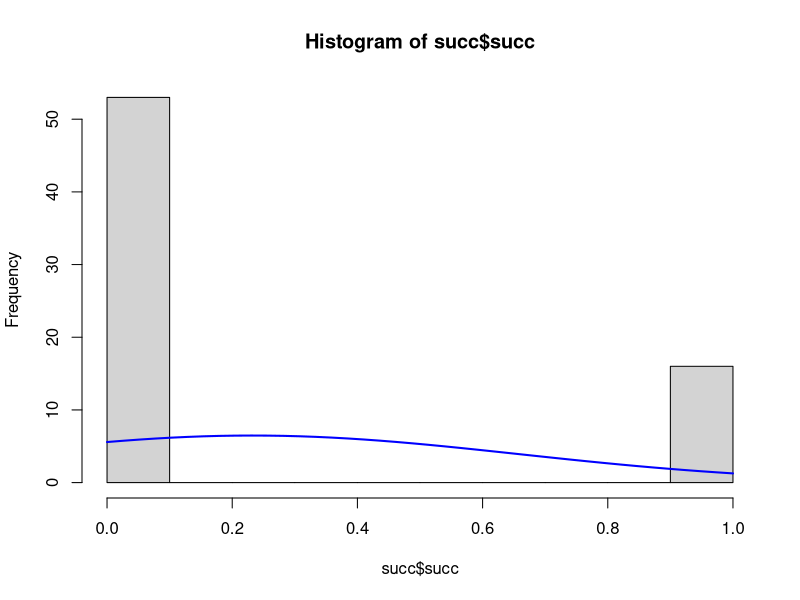
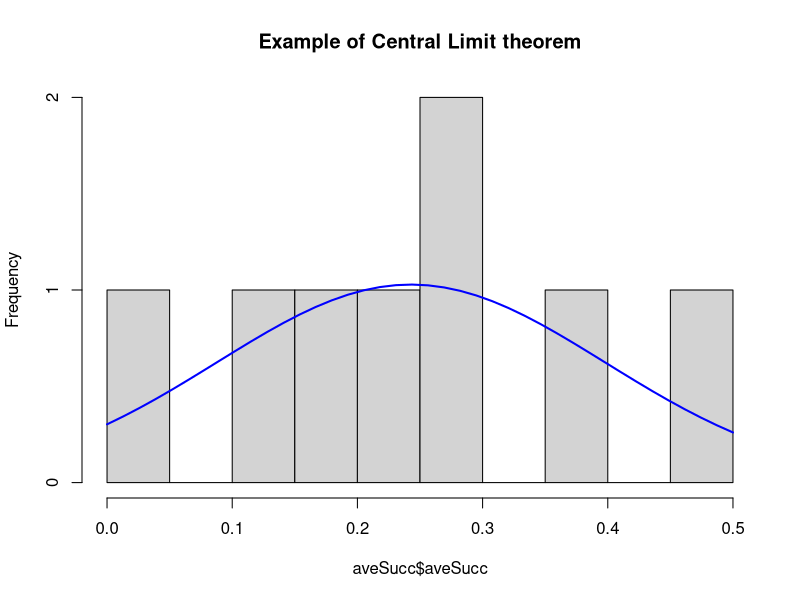

Recreate these plots in R, in order. (Note: this script raises an error after producing the figures.)
#PART A
#1. Read file Succ
setwd("~/Documents/courses/stats/Ex_3")

succ <- read.csv("succ.csv")
str(succ)

#2. Make a histogram and then display normal curve base on instruction
h <- hist(succ$succ, breaks=10)

#adding norm curve
xfit <- seq(min(succ$succ),max(succ$succ),length=40)
yfit <- dnorm(xfit,mean=mean(succ$succ),sd=sd(succ$succ))
yfit <- yfit*diff(h$mids[1:2])*length(succ$succ)
lines(xfit,yfit, col='blue', lwd=2)

#3. Save average of succ per year into new frame
aveSucc <- aggregate(succ$succ, list(succ$year), mean)
colnames(aveSucc) <- c('year', 'aveSucc')
View(aveSucc)

aveH <- hist(aveSucc$aveSucc, breaks=10, main = 'Example of Central Limit theorem')
xfit <- seq(min(aveSucc$aveSucc),max(aveSucc$aveSucc),length=40)
yfit <- dnorm(xfit,mean=mean(aveSucc$aveSucc),sd=sd(aveSucc$aveSucc))
yfit <- yfit*diff(aveH$mids[1:2])*length(aveSucc$aveSucc)
lines(xfit,yfit, col='blue', lwd=2)

#it looks like distribution of means and it is normal

#PART B
#1. Generate matrix 30 with normal distribution p = 0.2  (Bin(1;0.2))
binom <- rbinom(900, 1, 0.2)
dim(binom) <- c(30,30)
binom <- as.data.frame(binom)
View(binom)

#2 calculate mean of each col
means <- sapply(binom,mean,na.rm=TRUE)
#means are arount 0.2
stdevs <- sapply(binom,sd,na.rm=TRUE)

#3 st deviation of the means

sdOfMeans <- sd(means)
sdOfMeans

#st deviation from columns
sdOfMeans2 <- stdevs/sqrt(30)
sdOfMeans2

#4 Calculate exact standad error
sdExact <- sqrt(1*0.2*(1-0.2))
errorExact <- sdExact/sqrt(30)
errorExact

#5 New data generation from normal distribution
Normal <- rnorm(900, 5, 3)
dim(Normal) <- c(30,30)
Normal <- as.data.frame(Normal)
View(Normal)

#calculations
Normal.means <- sapply(Normal,mean,na.rm=TRUE)
Normal.means
#means are arount 5
Normal.stdevs <- sapply(Normal,sd,na.rm=TRUE)
Normal.stdevs

#st deviation of the means

Normal.sdOfMeans <- sd(Normal.means)
Normal.sdOfMeans

#st deviation from columns
Normal.sdOfMeans2 <- Normal.stdevs/sqrt(30)
Normal.sdOfMeans2

#6 rename to norm
norm <- Normal

#7 Make a correlation matrix for 10 variables
norm10 <- norm[,1:10]

norm.corr <- cor(norm10, y = NULL, use = "everything", method = "pearson")
norm.corr

rcorr(as.matrix(norm10), type="pearson")

#PART C
#1 Read in file
rm(list=ls())
tits <- read.csv("tits.csv")
str(tits)
boxplot(tits$wei~tits$SPE, xlab='Species', ylab='Weight')
boxplot(tits$egg~tits$SPE, xlab='Species', ylab='EggWeigh')

#2 Use summary comand
summary(tits)

#3 Use apply
apply(tits[,2:3], 2, FUN=mean, na.rm=TRUE)

#4 Calculating stadrad errors
#first make subset
TX <- subset(tits, SPE=='TX')
View(TX)
BM <- subset(tits, SPE=='BM')
Vies(BM)

#get all the means and Standard errors
mean.wei.TX <-(mean(TX$wei, na.rm=TRUE))
mean.wei.BM <-(mean(BM$wei, na.rm=TRUE))

mean.egg.TX <-(mean(TX$egg, na.rm=TRUE))
mean.egg.BM <-(mean(BM$egg, na.rm=TRUE))

se.wei.TX <-(sd(TX$wei, na.rm=TRUE))/(sqrt(length(na.omit(TX$wei))))
se.wei.BM <-(sd(BM$wei, na.rm=TRUE))/(sqrt(length(na.omit(BM$wei))))

se.egg.TX <-(sd(TX$egg, na.rm=TRUE))/(sqrt(length(na.omit(TX$egg))))
se.egg.BM <-(sd(BM$egg, na.rm=TRUE))/(sqrt(length(na.omit(BM$egg))))

#bind into vector
se.wei <- cbind(se.wei.TX, se.wei.BM)
se.egg <- cbind(se.egg.TX, se.egg.BM)
mean.wei <- cbind(mean.wei.TX, mean.wei.BM)
mean.egg <- cbind(mean.egg.TX, mean.egg.BM)

#build the plot for egg
library(Hmisc)
x <- c(1:2)
plot(x, mean.egg, type='b', lty=0, xlim=c(0.5, 2.5),
     xlab="Species", ylim=c(0, 14), ylab="Eggs", axes=FALSE)
axis(1, at=c(0.5, 1, 2, 2.5), labels=c("","Great tit", "Blue tit",  ""))

axis(2, at=seq(0, 14, 2))

errbar(x, mean.egg, mean.egg + se.egg, mean.egg - se.egg, add=TRUE)

#build the err plot for weight
plot(x, mean.wei, type='b', lty=0, xlim=c(0.5, 2.5),
     xlab="Species", ylim=c(10, 20), ylab="Weght", axes=FALSE)
axis(1, at=c(0.5, 1, 2, 2.5), labels=c("","Great tit", "Blue tit",  ""))

axis(2, at=seq(10, 20, 2))

errbar(x, mean.wei, mean.wei + se.wei, mean.wei - se.wei, add=TRUE)

#PART D
rm(list=ls())
setwd("~/Documents/courses/stats/Ex_3")
#1 open file forest
forest <- read.csv("forest.csv",header = TRUE, sep=';', row.names = NULL)
str(forest)
View(forest)

#2 build boxplots for different species grouped by study site
boxplot(forest$oak~forest$site, xlab="Site", ylab="Oak")

boxplot(forest$ald~forest$site, xlab="Site", ylab="Ald")

#3 descriptive statistics
summary(forest)

#4 make error bar
av.forest <- aggregate(forest, by=list(forest$site), FUN=mean, na.rm=TRUE)

var.forest <- aggregate(forest, by=list(forest$site), FUN=var, na.rm=TRUE)

site.names <- factor(av.forest$Group.1)

n.forest <- table(forest$site)
n.forest

se.forest <- sqrt(var.forest/n.forest)
se.forest <- cbind(se.forest, site.names)

xvals <- barplot(av.forest$oak, xlab="Site", ylab="Oak", ylim=c(0,1))
axis(1, at=xvals, labels=site.names)

arrows(xvals, av.forest$oak + se.forest$oak, xvals, 
       av.forest$oak - se.forest$oak, code=3, angle=90, length=0.1)

#5  Make a selection of cases such that only study sites with numbers less than, say, 30 are included
# using subset. Make some plotsto see how it affects your output.
forest.30 <- subset(forest,forest$site < 30)

str(forest.30)

boxplot(forest.30$oak~forest.30$site, xlab="Site", ylab="Oak")

boxplot(forest.30$ald~forest.30$site, xlab="Site", ylab="Ald")

av.forest.30 <- aggregate(forest.30, by=list(forest.30$site), FUN=mean, na.rm=TRUE)

var.forest.30 <- aggregate(forest.30, by=list(forest.30$site), FUN=var, na.rm=TRUE)

site.names <- factor(av.forest.30$Group.1)

n.forest.30 <- table(forest.30$site)
n.forest.30

se.forest.30 <- sqrt(var.forest.30/n.forest.30)
se.forest.30 <- cbind(se.forest.30, site.names)

xvals <- barplot(av.forest.30$oak, xlab="Site", ylab="Oak", ylim=c(0,1))
axis(1, at=xvals, labels=site.names)

arrows(xvals, av.forest.30$oak + se.forest.30$oak, xvals, 
       av.forest.30$oak - se.forest.30$oak, code=3, angle=90, length=0.1)
